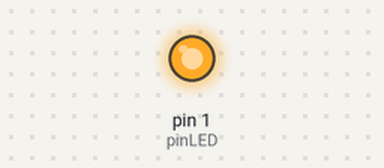
Simulated run of this sketch. Board: Arduino Uno, built with avr-gcc and run on an emulated ATmega328P. Shown: output pins drawn as LEDs (lit = HIGH). Random numbers use the default seed unless the sketch sets one; no radio packets arrive unless stated.

Above: at 0.9 s.
At 4.4 s:
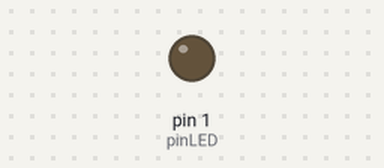
Timing chart, 0 to 9.1 s (numbered marks = the images above):
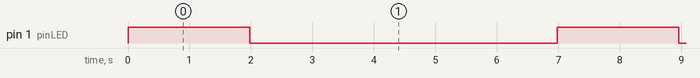

Measured:
- by itself, pin 1 (pinLED): alternates HIGH for 2.0 s and LOW for 5.0 s

The sketch:

RF433Transmitter.ino
```cpp
#include <VirtualWire.h>

#define pinLED  1
#define pinTX   3
#define repeatTX 33

struct package
{
  uint8_t sender;
  uint8_t session;
  uint8_t iteration;
  int16_t data1;
  int16_t data2;
  int16_t data3;
};

typedef struct package Package;
Package data;
uint8_t buflen = sizeof(data);
uint8_t buf[sizeof(data)];

void setup() {
  pinMode(pinLED, OUTPUT);
  pinMode(pinTX, OUTPUT);
  data.sender = 111;
  data.data1 = 0;
  data.data2 = 0;
  data.data3 = 0;
  vw_set_tx_pin(pinTX);
  vw_setup(2048);
  randomSeed(analogRead(0));
}

void loop() {
  digitalWrite(pinLED, HIGH);
  while (data.iteration < repeatTX)
  {
    CopyPackagetoBuffer(buf);
    vw_send((uint8_t *)&buf, buflen);
    vw_wait_tx();
    data.iteration++;
    data.data3++;
  }
  digitalWrite(pinLED, LOW);
  data.session++;
  data.iteration = 0;
  data.data1 = random(32767);
  data.data2 = random(32767);
  delay(5000);
}

void CopyPackagetoBuffer(uint8_t *arr)
{
  arr[0] = data.sender;
  arr[1] = data.session;
  arr[2] = data.iteration;
  arr[3] = data.data1 & 0xff;
  arr[4] = (data.data1 >> 8) & 0xff;
  arr[5] = data.data2 & 0xff;
  arr[6] = (data.data2 >> 8) & 0xff;
  arr[7] = data.data3 & 0xff;
  arr[8] = (data.data3 >> 8) & 0xff;
}
```
